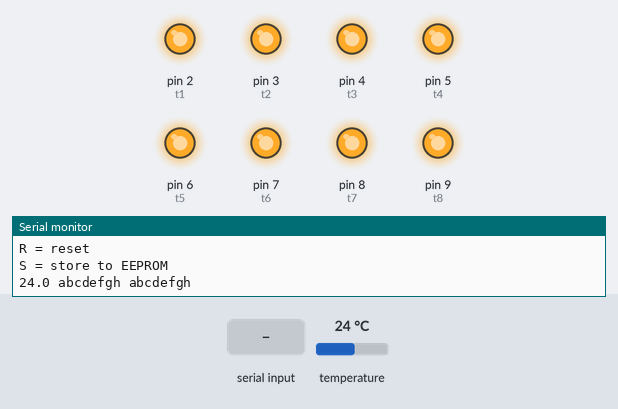
Bench run of a sketch on a simulated Arduino Uno, built with avr-gcc and run on an emulated ATmega328P. On the bench: output pins drawn as LEDs (lit = HIGH), the last lines printed to the serial monitor. Inputs (shaded band) come from the test bench; at power-on: temperature 24 °C.

Above: at 2.1 s.
2.2 s: "A" received over Serial
At 4.2 s:
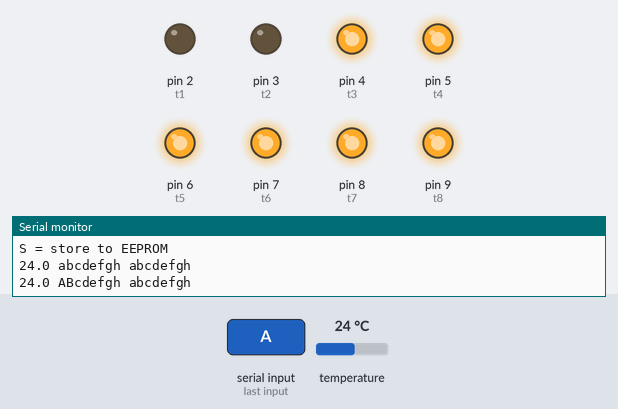
4.5 s: "B" received over Serial
At 6.1 s:
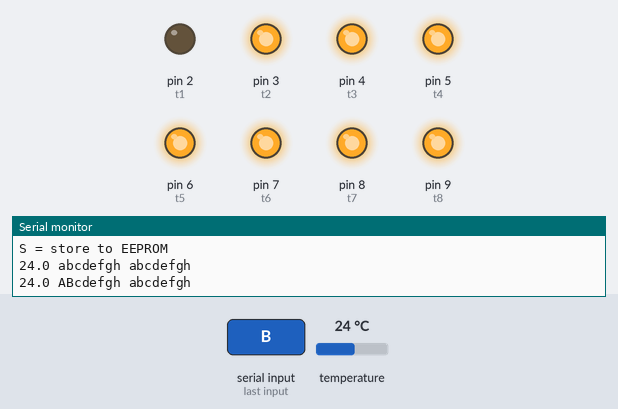
6.8 s: "a" received over Serial
At 7.2 s:
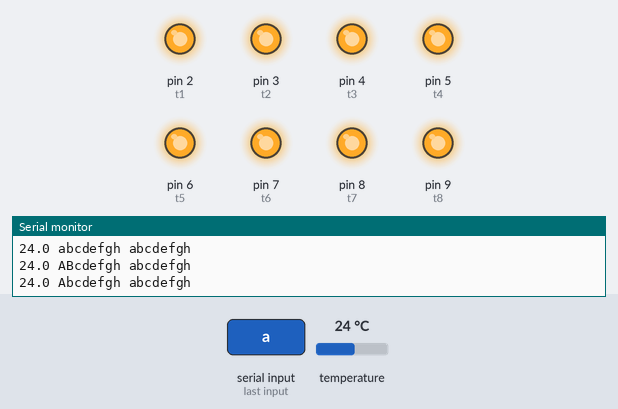
Timing chart, 0 to 9.8 s (numbered marks = the images above; inputs shaded):
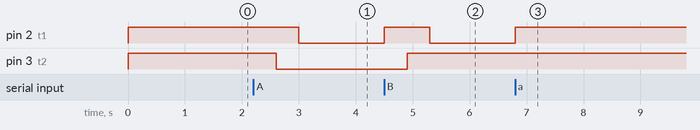

The sketch:

lamp.ino
```cpp
// Lamps controller
#define VERSION  "$Revision$"


#include <OneWire.h>
#include <EEPROM.h>


#define LAG 400 // dellay in ms between lamp relay switching

// Triacs
int t1 = 2;  // PD2 - trafo for gas lamps
int t2 = 3;  // PD3 - relay for switching between lamps
int t3 = 4;  // PD4 - halogen lamp
int t4 = 5;  // PD5 - focuser
int t5 = 6;  // PD6 - COLORES
int t6 = 7;  // PD7
int t7 = 8;  // PB0
int t8 = 9;  // PB1

// DS18S20 Temperature chip
OneWire  ds(12);  // PB4 1-Wire pin (needs pull-up to Vcc)
byte addr[8];   // Thermometer address

int n;       // Counter
char state;  // State of Gas Lamps

char deleni16[16]={'0','1','1','2','3','3','4','4','5','6','6','7','7','8','9','9'};

void info ()  // Print an information string
{
  Serial.print("Lamps Controller ");
  Serial.println(VERSION);
  Serial.println("Commands: abcdefghABCDEFGHitRS");
  Serial.println("t1=a t2=b ... t8=h");
  Serial.println("a = OFF t1 / A = ON t1");
  Serial.println("i = info");
  Serial.println("t = telemetry");
  Serial.println("R = reset");
  Serial.println("S = store to EEPROM");
}

int temperature ()  // Read temperature from Dallas
{
  int i, temp;
  byte data[12];

  if (OneWire::crc8 (addr, 7) != addr[7])
  {
    Serial.print("CRC is not valid!\n");
    return 0;
  }

  ds.reset();
  ds.select(addr);
  ds.write(0x44, 1);         // start conversion, with parasite power on at the end

  delay(800);     // maybe 750ms is enough, maybe not

  ds.reset();
  ds.select(addr);
  ds.write(0xBE);         // Read Scratchpad

  for ( i = 0; i < 9; i++)   // we need 9 bytes
  {
    data[i] = ds.read();
  }

  temp = (data[1] << 8) + data[0];   //take the two bytes from the response relating to temperature
  // temp = temp >> 4;  //divide by 16 to get pure celcius readout

  return temp;
}

void pstatus()   // Print status to serial line
{
  int t;        // Temperature

  t=temperature();                // Read temperature
  Serial.print (t >> 4);
  Serial.print (".");
  Serial.print (deleni16[t & 0xf]);
  Serial.print (' ');
  for (n=1;n<=8;n++)
  {
    if(digitalRead(n+1))
    {
      Serial.print((char)('a'+n-1));
    }
    else
    {
      Serial.print((char)('A'+n-1));
    }
  }
  Serial.print(' ');
  for (n=1;n<=8;n++)
  {
    if(EEPROM.read(n))
    {
      Serial.print((char)('a'+n-1));
    }
    else
    {
      Serial.print((char)('A'+n-1));
    }
  }
  Serial.println();
}


// the setup routine runs once when you press reset:
void setup()
{
  // initialize the digital pin as an output and switch off
  digitalWrite(t1, HIGH);
  digitalWrite(t2, HIGH);
  digitalWrite(t3, HIGH);
  digitalWrite(t4, HIGH);
  digitalWrite(t5, HIGH);
  digitalWrite(t6, HIGH);
  digitalWrite(t7, HIGH);
  digitalWrite(t8, HIGH);
  pinMode(t1, OUTPUT);
  pinMode(t2, OUTPUT);
  pinMode(t3, OUTPUT);
  pinMode(t4, OUTPUT);
  pinMode(t5, OUTPUT);
  pinMode(t6, OUTPUT);
  pinMode(t7, OUTPUT);
  pinMode(t8, OUTPUT);
  state = 'a';

  // initialize the serial port
  Serial.begin(9600);
  Serial.println();
  Serial.println("Cvak.");

  // OneWire init
  ds.reset_search();
  if (!ds.search(addr))  // search for next thermometer
  {
    Serial.println("Thermometer error.");
    ds.reset_search();
    delay(250);
    return;
  }

  for (n=1;n<=8;n++)
  {
    digitalWrite(n+1,EEPROM.read(n));  // Read saved states from EEPROM
  }

  Serial.println("Hmmm....");
  info();
  pstatus();
}

// the loop routine runs over and over again forever:
void loop()
{
  byte inByte;  // Character from serial line

  if (Serial.available() > 0) // wait for a char
  {
    // get incoming byte:
    inByte = Serial.read();

    switch (inByte)
    {

      case 'A':  // Gas Lamp 1 ON
        if (state != 'A')
        {
          digitalWrite(t1, HIGH);
          delay(LAG);
          digitalWrite(t2, LOW);
          delay(LAG);
          digitalWrite(t1, LOW);
          state = 'A';
        }
        break;

      case 'B':  // Gas Lamp 2 ON
        if (state != 'B')
        {
          digitalWrite(t1, HIGH);
          delay(LAG);
          digitalWrite(t2, HIGH);
          delay(LAG);
          digitalWrite(t1, LOW);
          state = 'B';
        }
        break;

      case 'a':  // Gas Lamp 1 OFF
        digitalWrite(t1, HIGH);
        delay(LAG);
        digitalWrite(t2, HIGH);
        state = 'a';
        break;

      case 'b':  // Gas Lamp 2 OFF
        digitalWrite(t1, HIGH);
        delay(LAG);
        digitalWrite(t2, HIGH);
        state = 'b';
        break;

      case 'i':  // Print Info
        info();
        break;

      case 'R':  // Reset
        asm volatile ("  jmp 0");
        break;

      case 'S':  // Save states to EEPROM
        for (n=1;n<=8;n++)
        {
          EEPROM.write(n,digitalRead(n+1));
        }
        break;
    }

    if ( (inByte >= 'c') and (inByte <= 'h'))  // Switch OFF other triacs
    {
      digitalWrite(inByte-'a'+2,HIGH);
    }

    if ( (inByte >= 'C') and (inByte <= 'H'))  // Switch ON other triacs
    {
      digitalWrite(inByte-'A'+2, LOW);
    }

    pstatus(); // Print states
  }
}
```

Measured:
- after the input at 2.2 s, pin 2 (t1): HIGH → LOW after 0.80 s; pin 3 (t2): HIGH → LOW after 0.40 s
- after the input at 4.5 s, pin 2 (t1): LOW → HIGH at once, → LOW 0.80 s later; pin 3 (t2): LOW → HIGH after 0.40 s
- after the input at 6.8 s, pin 2 (t1): LOW → HIGH at once
